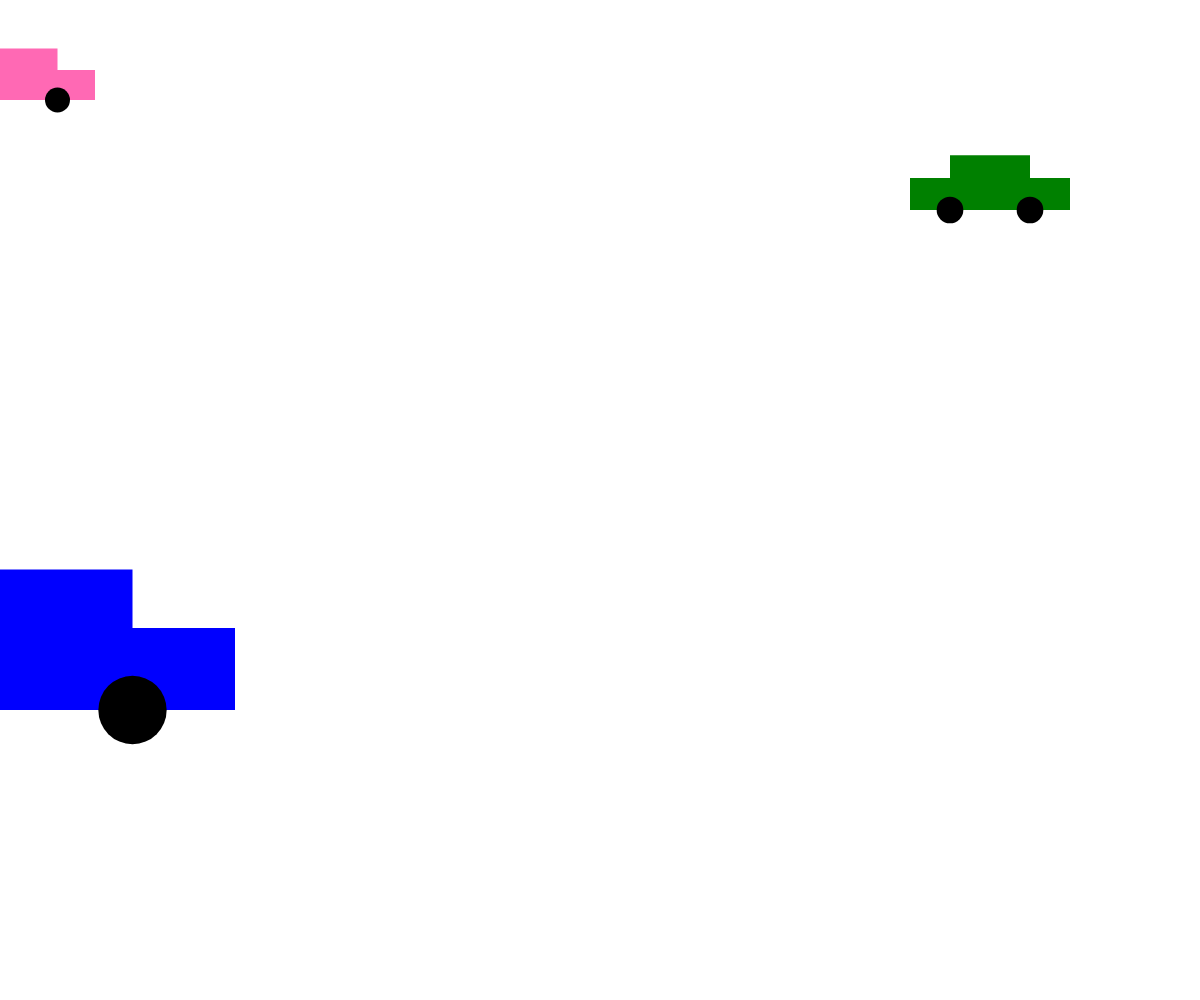
Frame 1 (no input)
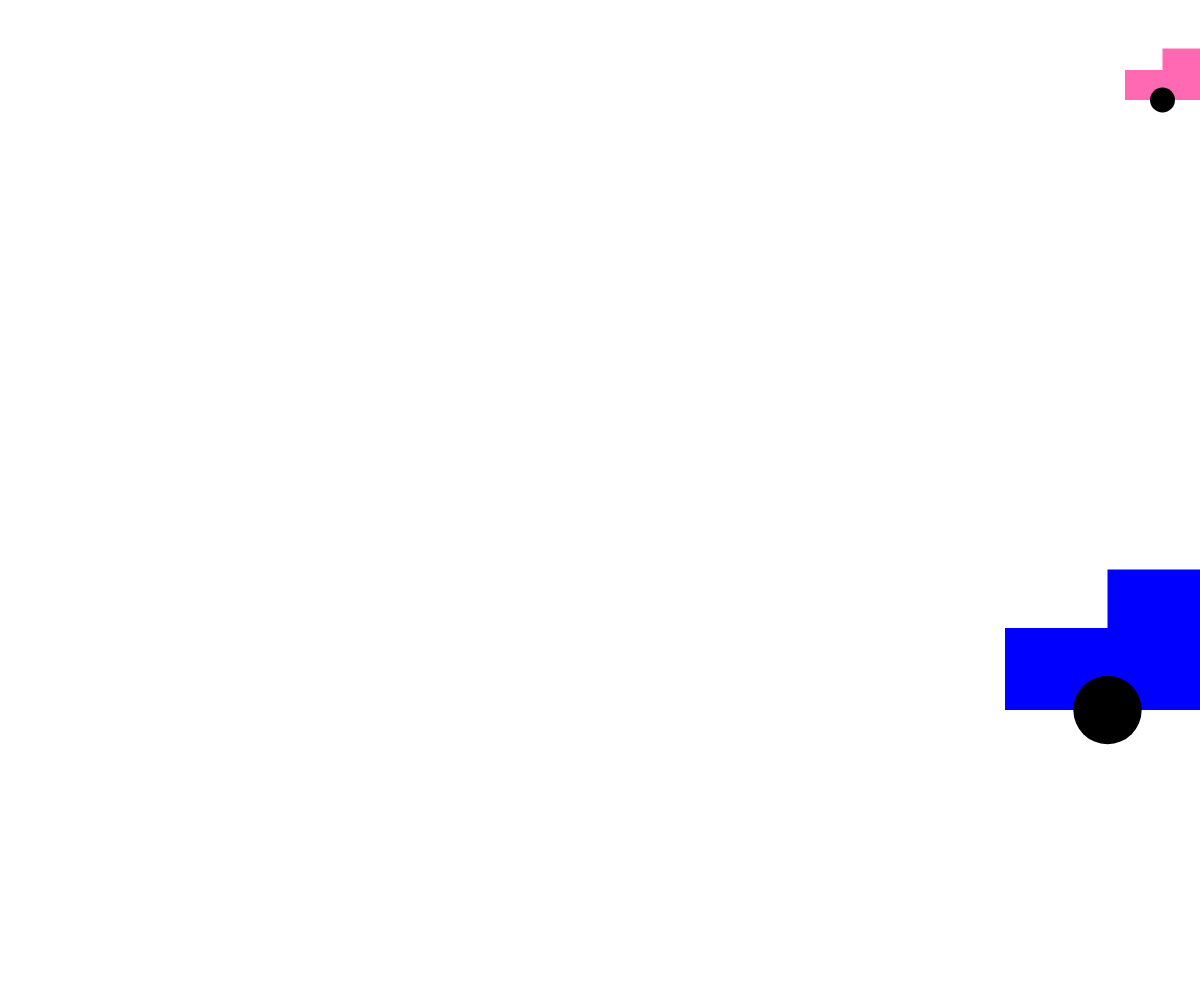
Frame 60 (no input)
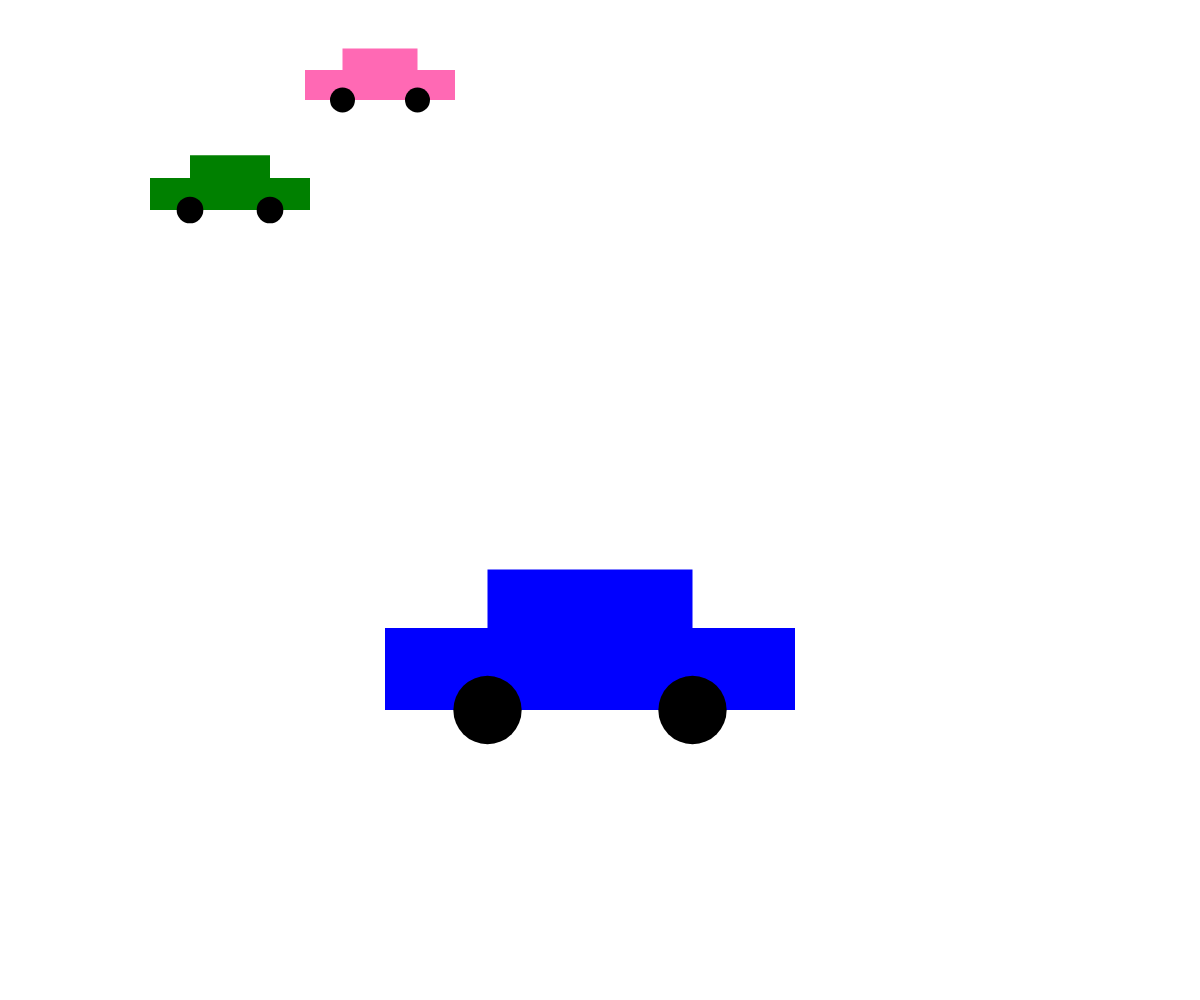
Frame 120 (the mouse pressed at the canvas centre since frame 60)

The p5.js sketch that drew these frames (run headless with seeded random() and noise() and a simulated clock; from frame 60 on, the mouse is pressed at the canvas centre):

// p5.js sketch
// ── sketch.js
const canvasWidth = window.innerWidth;
const canvasHeight = window.innerHeight;

// feel free to change these values as you like!
const c1 = {
  x: 0,
  y: 100,
  width: 150,
  speed: 20,
  color: "hotpink",
};

const c2 = {
  x: 1000,
  y: 200,
  width: 150,
  speed: -20,
  color: "green",
};

const c3 = {
  x: 0,
  y: 700,
  width: 400,
  speed: 20,
  color: "blue",
};

// required to set up the canvas:
function setup() {
  createCanvas(canvasWidth, canvasHeight);
}

// animation loop:
function draw() {
  // clear the canvas:
  clear();

  // move the cars:
  if (c1.x > canvasWidth + 400) {
    console.log("Car 1 Jumps!");
    c1.x = -400;
  }

  if (c2.x < -200) {
    console.log("Car 2 Jumps!");
    c2.x = canvasWidth + 200;
  }

  if (c3.x > canvasWidth + 200) {
    console.log("Car 3 Jumps!");
    c3.x = -400;
  }

  c1.x += c1.speed;
  c2.x += c2.speed;
  c3.x += c3.speed;

  // redraw the car:
  drawCar(c1.x, c1.y, c1.width, c1.color);
  drawCar(c2.x + 10, c2.y + 10, c2.width + 10, c2.color);
  drawCar(c3.x + 10, c3.y + 10, c3.width + 10, c3.color);
  // draw the grid (optional -- feel free to remove this line):
}

// this function's job is to draw a car based on the
// parameters the user passes in (x, y, size, fillColor, and wheelColor)
function drawCar(x, y, size, fillColor, wheelColor = "black") {
  strokeWeight(0);

  // body
  fill(fillColor);
  rect(x - size / 4, y - (size / 5 + size / 7), size / 2, size / 7); // top
  rect(x - size / 2, y - size / 5, size, size / 5); // bottom

  // wheels:
  fill(wheelColor);
  circle(x - size / 4, y, size / 6);
  circle(x + size / 4, y, size / 6);
}
